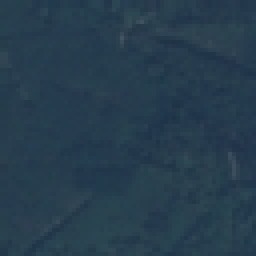
#> input picture Lab2 - Image Transform/Forest_1.jpg, 64 x 64 px (shown 4 times larger)
$ jupyter execute --allow-errors Image_Transforms.ipynb   (shell and % lines are left out)
#> lines starting #> are read from the running program, lines starting #| are printed output that depends on the picture; long printed decimals are rounded
## Student Information

Please enter the names and IDs of the two students below:

1. **Name**: Karim Mahmoud Kamal
   **ID**: `9203076`

2. **Name**: Mustafa Mahmoud Hamada
   **ID**: `9203519`

## Students Instructions

This is your first graded lab assignment, as you put the work you have studied in the lectures in action, please take this opportunity to enhance your understanding of the concepts and hone your skills. As you work on your assignment, please keep the following instructions in mind:

- Clearly state your personal information where indicated.
- Be ready with your work before the time of the next discussion slot in the schedule.
- Plagiarism will be met with penalties, refrain from copying any answers to make the most out of the assignment. If any signs of plagiarism are detected, actions will be taken.
- It is acceptable to share the workload of the assignment bearing the discussion in mind.
- Feel free to [reach out](mailto:cmpsy27@gmail.com) if there were any ambiguities.

## Installation Instructions

In this lab assignment, we require additional Python libraries for scientific mathematics, particularly in the context of machine learning (ML) and satellite image analysis. To fulfill these requirements, we need to install Scikit-learn and Scikit-image.
1. Install Scikit-learn
Scikit-learn (Sklearn) is a powerful Python library for ML tasks, offering various algorithms for classification, regression, clustering, and model evaluation. It is extensively used for analyzing satellite imagery, enabling tasks such as land cover classification and environmental parameter prediction. On the other hand, Scikit-image (Skimage) provides comprehensive tools for image processing and computer vision, facilitating tasks such as image preprocessing, feature extraction, and segmentation. These libraries are essential for extracting valuable insights from satellite images and conducting advanced analysis in scientific computing and research domains.
```bash
pip install scikit-learn scikit-image
```

[cell 1]
##Import all needed libraries
import numpy as np
from sklearn import cluster
import matplotlib.pyplot as plt
from mpl_toolkits.mplot3d import Axes3D
from sklearn.decomposition import PCA
from sklearn.preprocessing import StandardScaler
from skimage import io

'''
##The dataset is loaded to your GDrive so need to be mounted
from google.colab import drive
drive.mount('/content/drive')
''';

The PCA (Principal Component Analysis) algorithm, found within the `sklearn.decomposition` module, is widely utilized in machine learning for reducing the dimensionality of datasets. Its primary goal is to identify essential patterns or structures within the data.

In the realm of image processing, PCA serves to decrease the dimensionality of images by extracting a smaller set of features that capture the majority of the original data's variation. This becomes particularly beneficial as images often contain numerous pixels, posing challenges in data analysis and visualization.

Functioning by determining new coordinate systems that effectively encapsulate the data's variance, PCA identifies these coordinates as principal components. Each principal component sequentially captures varying degrees of data variance, enabling the reduction of data dimensionality while preserving significant information by retaining only the most informative principal components.

## R1- Apply PCA to RGB image

To implement PCA on an RGB image, the following steps are undertaken:

- **Convert the image to a 2D array of pixel values**: Begin by converting the RGB image into a two-dimensional array of pixel values. Each row of the array represents a pixel, and each column represents a color channel (R, G, B).

- **Scale the data to have zero mean and unit variance along each feature (channel) axis**: This step is crucial for ensuring that each color channel contributes equally to the PCA analysis. Scaling the data to have zero mean and unit variance along each feature axis helps in standardizing the range of values across different channels, preventing any single channel from dominating the analysis.

- **Perform PCA with 3 components using scikit-learn**: Utilize the scikit-learn library to perform Principal Component Analysis with three components. The choice of three components is made to retain sufficient information while reducing the dimensionality of the data. This decision aims to strike a balance between capturing significant variance and avoiding overfitting.

### Requirements

- Plot the Eigen Vectors in 3D.
- Remove the least significant principal component.
- Plot the most significant eigen vectors in 2D.
- State the percentage of variance covered and provide commentary on its significance.

[cell 2]
# Load the JPG image "Forest_1.jpg"
image = io.imread('Forest_1.jpg')
#> image is the input picture: shape (64, 64, 3); mean R, G, B 38.9, 61.1, 77.6

# Convert the image to a 2D array of pixel values
image_2d = image.reshape(-1, 3)

# Scale the data to have zero mean and unit variance along each feature axis
scaler = StandardScaler()
image_scaled = scaler.fit_transform(image_2d)

# Perform PCA with 3 components
pca_3 = PCA(n_components=3)
image_pca_3 = pca_3.fit_transform(image_scaled)

# Screen plot of the eigen vectors for 3 components and 3D plot
fig = plt.figure(figsize=(16, 6))

# Scree plot for 3 components
ax1 = fig.add_subplot(121)
ax1.plot(np.arange(1, 4), pca_3.explained_variance_ratio_, marker='o', linestyle='-')
ax1.set_xlabel('Principal Component')
ax1.set_ylabel('Proportion of Variance Explained')
ax1.set_title('Scree Plot for 3 Components')
ax1.grid(True)

# 3D plot with eigenvectors
ax2 = fig.add_subplot(122, projection='3d')
ax2.scatter(image_pca_3[:, 0], image_pca_3[:, 1], image_pca_3[:, 2], marker='.', color='blue', alpha=0)
ax2.set_xlabel('Principal Component 1')
ax2.set_ylabel('Principal Component 2')
ax2.set_zlabel('Principal Component 3')
ax2.set_title('PCA Plot for 3 Components')

# Plot eigenvectors
origin = [0, 0, 0]
colors = ['red', 'green', 'blue']
for i, (variance, vector) in enumerate(zip(pca_3.explained_variance_, pca_3.components_)):
    ax2.quiver(*origin, *vector, length=variance, color=colors[i], label=f'Eigenvector {i+1}', arrow_length_ratio=0.3)

plt.show()
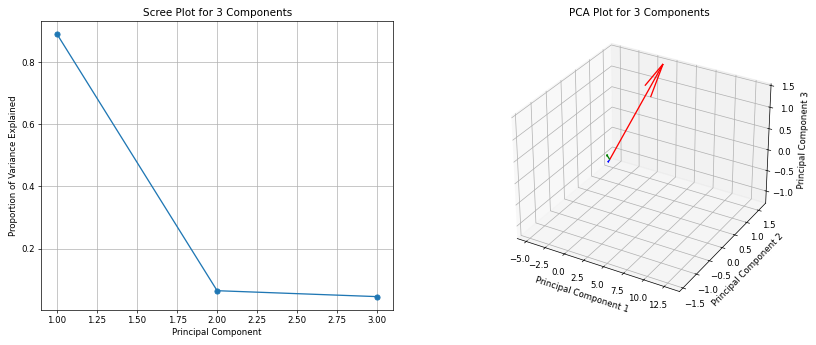
#> figure drawn by matplotlib, 2 panels

# Screen plot of the eigen vectors for 3 components
plt.figure(figsize=(8, 6))
plt.plot(np.arange(1, 4), pca_3.explained_variance_ratio_, marker='o', linestyle='-')
plt.xlabel('Principal Component')
plt.ylabel('Proportion of Variance Explained')
plt.title('Scree Plot for 3 Components')
plt.grid(True)
plt.show()
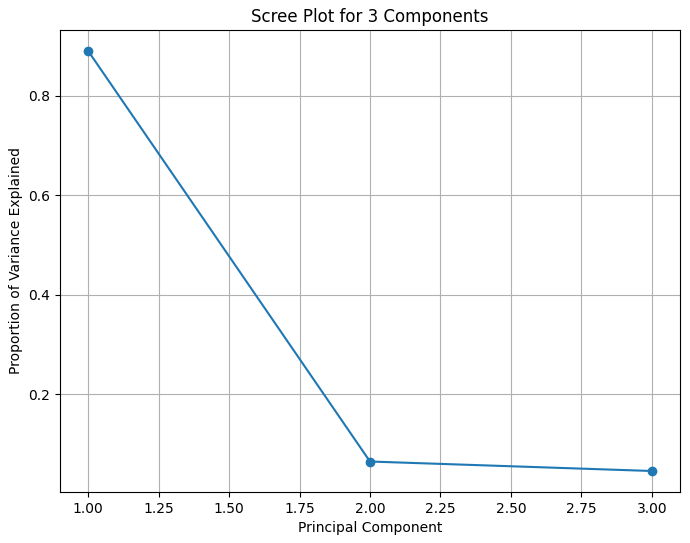
#> figure drawn by matplotlib, 1 panel

fig = plt.figure(figsize=(10, 7))
ax = fig.add_subplot(111, projection='3d')
ax.scatter(image_pca_3[:, 0], image_pca_3[:, 1], image_pca_3[:, 2], marker='.', color='blue')
ax.set_xlabel('Principal Component 1')
ax.set_ylabel('Principal Component 2')
ax.set_zlabel('Principal Component 3')
ax.set_title('PCA Plot for 3 Components')
plt.show()
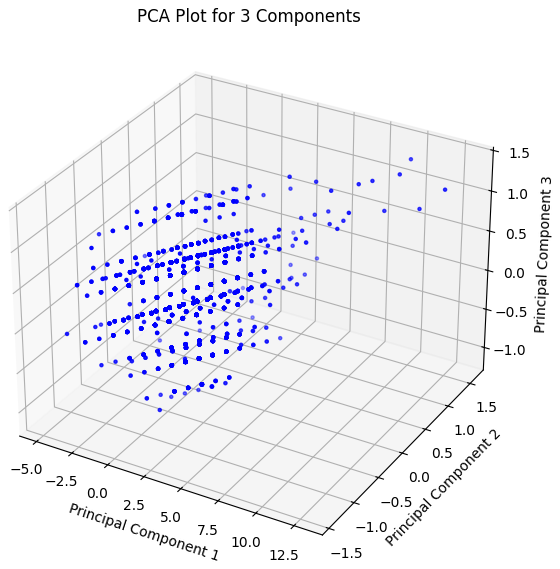
#> figure drawn by matplotlib, 1 panel

# Print the covariance matrix, eigenvalues, and eigenvectors for 3 components
print("Covariance Matrix for 3 Components:")
print(np.cov(image_scaled.T))
#| [[1.000  0.8636  0.8243]
#|  [0.8636  1.000  0.8177 ]
#|  [0.8243 0.8177  1.000 ]]
print("\nEigenvalues for 3 Components:")
print(pca_3.explained_variance_)
print("\nEigenvectors for 3 Components:")
print(pca_3.components_)

# Perform PCA with 2 components
pca_2 = PCA(n_components=2)
image_pca_2 = pca_2.fit_transform(image_scaled)
#> image_pca_2 = 4096 pairs, first value -4.89 to 13.03, second value -1.41 to 1.59

# Plot the image after reducing to 2 components
plt.figure(figsize=(10, 7))
plt.scatter(image_pca_2[:, 0], image_pca_2[:, 1], marker='.', color='red')
plt.xlabel('Principal Component 1')
plt.ylabel('Principal Component 2')
plt.title('PCA Plot for 2 Components')
plt.grid(True)

# Plot the eigenvectors
origin = [0, 0]
colors = ['blue', 'green']
for i, (variance, vector) in enumerate(zip(pca_2.explained_variance_, pca_2.components_)):
    plt.arrow(*origin, vector[0]*variance, vector[1]*variance, color=colors[i], head_width=0.2, head_length=0.2)
    plt.text(vector[0]*variance, vector[1]*variance, f' Eigenvector {i+1}', fontsize=12)

plt.tight_layout()
plt.show()
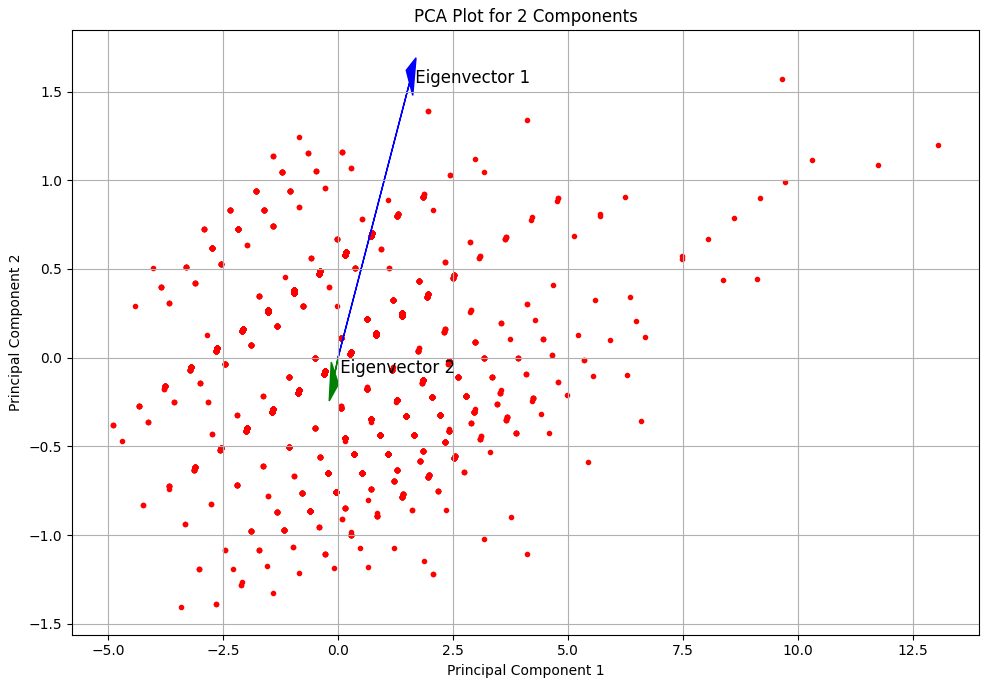
#> figure drawn by matplotlib, 1 panel

# Plot the image after reducing to 2 components
plt.figure(figsize=(10, 7))
plt.scatter(image_pca_2[:, 0], image_pca_2[:, 1], marker='.', color='red')
plt.xlabel('Principal Component 1')
plt.ylabel('Principal Component 2')
plt.title('PCA Plot for 2 Components')
plt.grid(True)
plt.tight_layout()

# Screen plot of the eigen vectors for 2 components
plt.figure(figsize=(8, 6))
plt.plot(np.arange(1, 3), pca_2.explained_variance_ratio_, marker='o', linestyle='-')
plt.xlabel('Principal Component')
plt.ylabel('Proportion of Variance Explained')
plt.title('Scree Plot for 2 Components')
plt.grid(True)
plt.show()
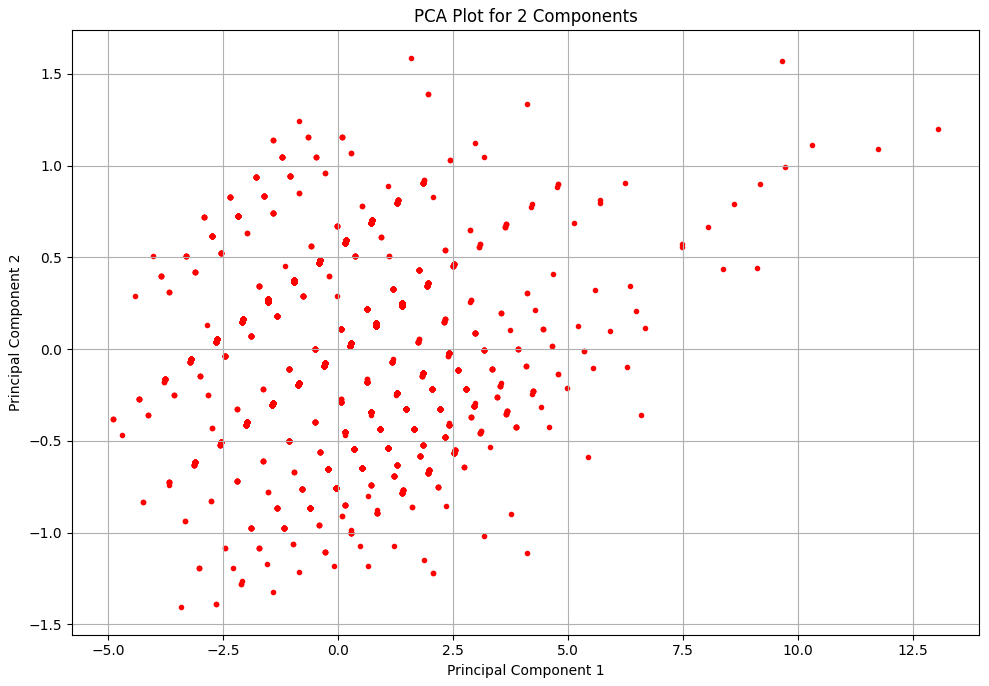
#> figure drawn by matplotlib, 1 panel
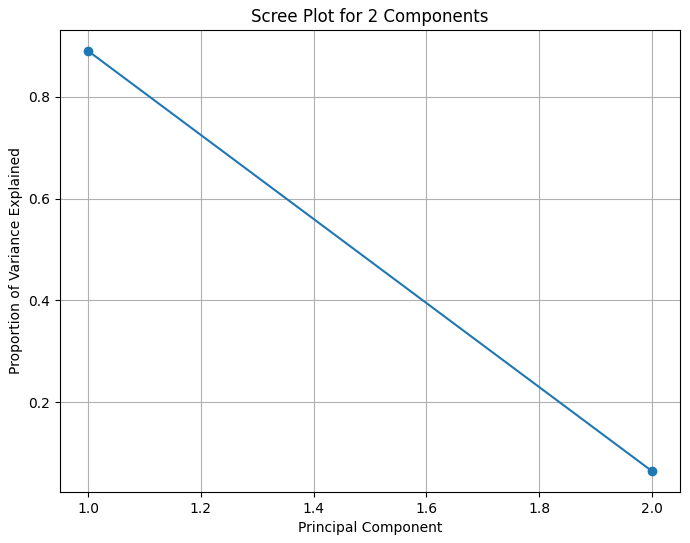
#> figure drawn by matplotlib, 1 panel

# Print the covariance matrix, eigenvalues, and eigenvectors for 2 components
print("\nCovariance Matrix for 2 Components:")
print(np.cov(image_pca_2.T))
#| [[2.67079057e+00 4.94950709e-16]
#|  [4.94950709e-16 1.93586583e-01]]
print("\nEigenvalues for 2 Components:")
print(pca_2.explained_variance_)
print("\nEigenvectors for 2 Components:")
print(pca_2.components_)

# Comment on the result:
# The covariance matrix shows the relationships between the different color channels (R, G, B) in the image.
# Eigenvalues represent the amount of variance explained by each principal component.
# Eigenvectors represent the direction of maximum variance in the data.
# PCA helps in reducing the dimensionality of the data while preserving most of its variance.

# first plot comments :
  # first component variance nearly = 0.89  ( the highest )
  # second component variance nearly = 0.06
  # third component variance nearly = 0.05

# comment on the covariance matrix:
  # diagonal & symmetric

# eigenvalues are sorted in descending order, and we remove the last one ( least variance )

# eigenvectors are orthogonal to each other
